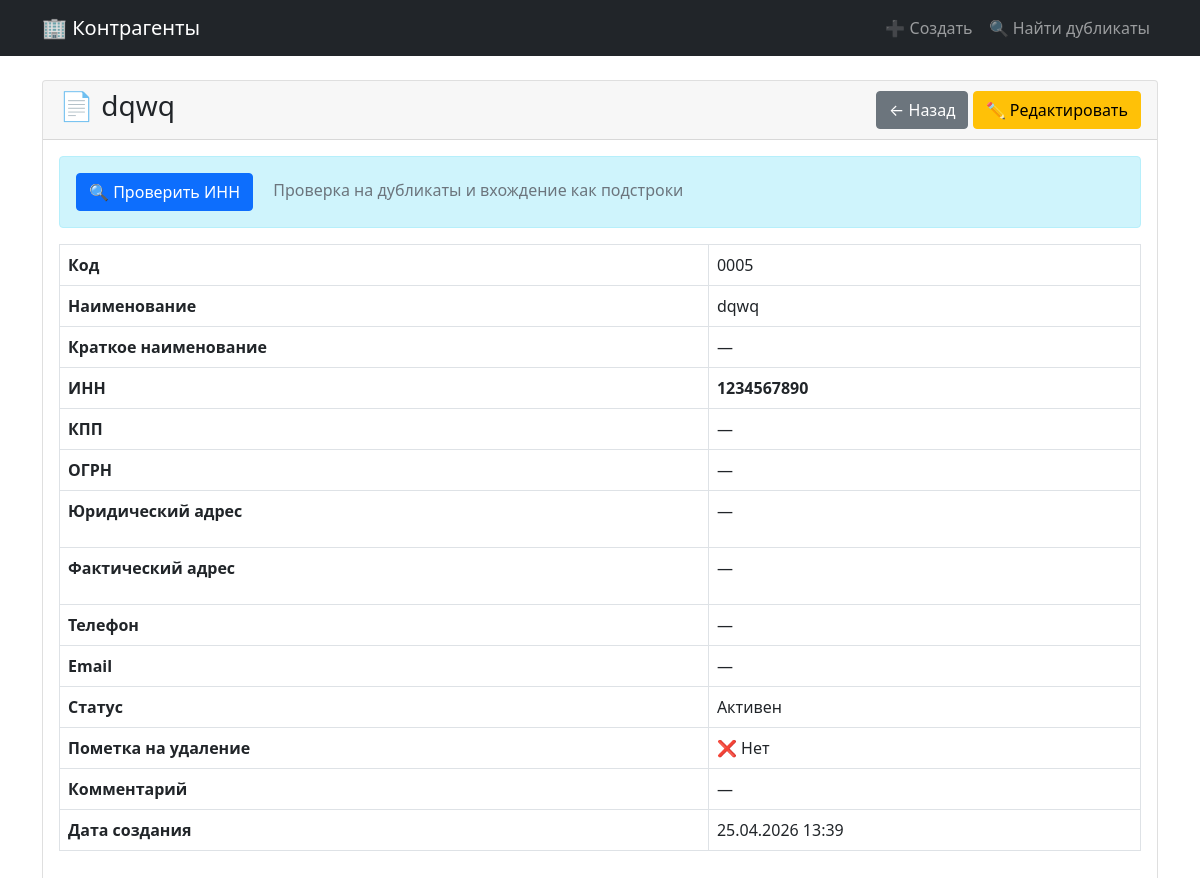
The app's page /5/ with its own data.
### counterparties/models.py (models this page shows, shortened)
class Counterparty(models.Model):
    code = models.CharField('Код контрагента', max_length=20, unique=True)
    name = models.CharField('Наименование', max_length=200)
    short_name = models.CharField('Краткое наименование', max_length=100, blank=True)
    inn = models.CharField(
        'ИНН', max_length=12,
        validators=[RegexValidator(r'^\d{10}$|^\d{12}$', '10 или 12 цифр')],
        help_text='10 или 12 цифр'
    )
    kpp = models.CharField('КПП', max_length=9, blank=True)
    ogrn = models.CharField('ОГРН', max_length=13, blank=True)
    legal_address = models.TextField('Юридический адрес', blank=True)
    actual_address = models.TextField('Фактический адрес', blank=True)
    phone = models.CharField('Телефон', max_length=20, blank=True)
    email = models.EmailField('Email', blank=True)
    is_active = models.BooleanField('Активен', default=True)
    is_marked_for_deletion = models.BooleanField('Помечен на удаление', default=False)
    comment = models.TextField('Комментарий', blank=True)
    created_at = models.DateTimeField('Дата создания', auto_now_add=True)
    updated_at = models.DateTimeField('Дата обновления', auto_now=True)
    class Meta:
        verbose_name = 'Контрагент'
        verbose_name_plural = 'Контрагенты'
        ordering = ['name']

### counterparties/views.py (the view)
# urls.py: path('<int:pk>/', views.counterparty_detail, name='counterparty_detail'),
def counterparty_detail(request, pk):
    counterparty = get_object_or_404(Counterparty, pk=pk)
    return render(request, 'counterparties/counterparty_detail.html', {'counterparty': counterparty})

### counterparties/templates/counterparties/counterparty_detail.html (shortened to what this page needs)
{% extends 'counterparties/base.html' %}
{% block content %}
<div class="card">
    <div class="card-header d-flex justify-content-between align-items-center">
        <h3>📄 {{ counterparty.name }}</h3>
        <div>
            <a href="{% url 'counterparties:counterparty_list' %}" class="btn btn-secondary">← Назад</a>
            <a href="{% url 'counterparties:counterparty_edit' counterparty.pk %}" class="btn btn-warning">✏️ Редактировать</a>
        </div>
    </div>
    <div class="card-body">
        <div class="alert alert-info">
            <form method="post" action="{% url 'counterparties:check_inn_button' counterparty.pk %}" style="display: inline;">
                <button type="submit" class="btn btn-primary">🔍 Проверить ИНН</button>
            </form>
            <span class="ms-3 text-muted">Проверка на дубликаты и вхождение как подстроки</span>
        </div>
        <table class="table table-bordered">
            <tr><th>Код</th><td>{{ counterparty.code }}</td></tr>
            <tr><th>Наименование</th><td>{{ counterparty.name }}</td></tr>
            <tr><th>Краткое наименование</th><td>{{ counterparty.short_name|default:"—" }}</td></tr>
            <tr><th>ИНН</th><td class="fw-bold">{{ counterparty.inn }}</td></tr>
            <tr><th>КПП</th><td>{{ counterparty.kpp|default:"—" }}</td></tr>
            <tr><th>ОГРН</th><td>{{ counterparty.ogrn|default:"—" }}</td></tr>
            <tr><th>Юридический адрес</th><td>{{ counterparty.legal_address|default:"—"|linebreaks }}</td></tr>
            <tr><th>Фактический адрес</th><td>{{ counterparty.actual_address|default:"—"|linebreaks }}</td></tr>
            <tr><th>Телефон</th><td>{{ counterparty.phone|default:"—" }}</td></tr>
            <tr><th>Email</th><td>{{ counterparty.email|default:"—" }}</td></tr>
            <tr><th>Статус</th><td>{% if counterparty.is_active %}Активен{% else %}Неактивен{% endif %}</td></tr>
            <tr><th>Пометка на удаление</th><td>{% if counterparty.is_marked_for_deletion %}✅ Да{% else %}❌ Нет{% endif %}</td></tr>
            <tr><th>Комментарий</th><td>{{ counterparty.comment|default:"—" }}</td></tr>
            <tr><th>Дата создания</th><td>{{ counterparty.created_at|date:"d.m.Y H:i" }}</td></tr>
        </table>
    </div>
</div>
{% endblock %}

### records on screen
Counterparty: name "dqwq", code "0005", short_name "—", inn "1234567890", kpp "—", ogrn "—", legal_address "—", actual_address "—", phone "—", email "—", comment "—", created_at "25.04.2026 13:39"
